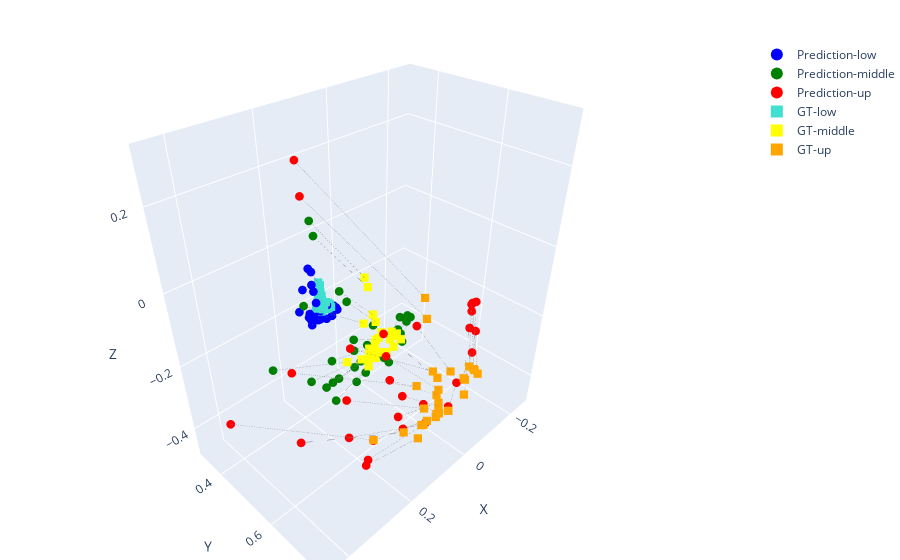

Notebook code cell kept with this figure:
### Markdown cell above
### Show both true position (optitrack) & predicted position (kinematic model)

### Code cell
step = 1  # step size for visualization clarity

fig = go.Figure()

sections = ["low", "middle", "up"]
colors_pred = ["blue", "green", "red"]
colors_gt = ["turquoise", "yellow", "orange"]

# Plot predicted points
for i, section in enumerate(sections):
    fig.add_trace(go.Scatter3d(
        x=Y_pred_reshaped[::step, i, 0], 
        y=Y_pred_reshaped[::step, i, 1], 
        z=Y_pred_reshaped[::step, i, 2],
        mode='markers',
        marker=dict(size=3, color=colors_pred[i], symbol='circle'),
        name=f"Prediction-{section}"
    ))

# Plot ground truth points
for i, section in enumerate(sections):
    fig.add_trace(go.Scatter3d(
        x=data[f"SA-{section}-X"][::step], 
        y=data[f"SA-{section}-Y"][::step], 
        z=data[f"SA-{section}-Z"][::step],
        mode='markers',
        marker=dict(size=3, color=colors_gt[i], symbol='square'),
        name=f"GT-{section}"
    ))

min_length = min(len(Y_pred_reshaped), len(data[f"SA-{section}-X"]))

# Add lines connecting corresponding predicted and ground truth points
for i, section in enumerate(sections):
    for j in range(0, min_length, step):
        fig.add_trace(go.Scatter3d(
            x=[Y_pred_reshaped[j, i, 0], data[f"SA-{section}-X"][j]],
            y=[Y_pred_reshaped[j, i, 1], data[f"SA-{section}-Y"][j]],
            z=[Y_pred_reshaped[j, i, 2], data[f"SA-{section}-Z"][j]],
            mode='lines',
            line=dict(width=1, color='gray', dash='dot'),
            showlegend=False  # Avoid cluttering the legend
        ))

fig.update_layout(
    scene=dict(
        xaxis_title="X",
        yaxis_title="Y",
        zaxis_title="Z"
    ),
    margin=dict(l=0, r=0, b=0, t=40),
    legend=dict(itemsizing='constant', bgcolor="rgba(255,255,255,0.8)")
)

fig.show()

### Figure 1 — Plotly figure (JSON) as saved in the notebook; plotly's stock layout.template omitted (floating-point values rounded to 4 significant figures)
{"data": [{"marker": {"color": "blue", "size": 3, "symbol": "circle"}, "mode": "markers", "name": "Prediction-low", "type": "scatter3d", "x": [0.06413, 0.08605, 0.08548, 0.1056, 0.1434, 0.1215, 0.1097, 0.08445, 0.03715, 0.02741, 0.1102, 0.1145, 0.09078, 0.09075, 0.04139, 0.04268, 0.0237, 0.01476, 0.03785, 0.06122, 0.08533, 0.1167, 0.1183, 0.09988, 0.09969, 0.1264, 0.1026, 0.09168, 0.09732], "y": [0.3505, 0.3499, 0.3503, 0.3486, 0.3356, 0.3455, 0.3413, 0.3471, 0.3464, 0.3416, 0.346, 0.3451, 0.3485, 0.3449, 0.3441, 0.3448, 0.3394, 0.3345, 0.3385, 0.3433, 0.3465, 0.3484, 0.3453, 0.351, 0.3427, 0.3329, 0.3401, 0.3276, 0.323], "z": [-0.214, -0.2208, -0.2118, -0.2184, -0.2023, -0.2255, -0.2592, -0.2469, -0.2307, -0.249, -0.2375, -0.2384, -0.2312, -0.2508, -0.2465, -0.2404, -0.2466, -0.261, -0.2677, -0.2628, -0.2502, -0.2235, -0.2163, -0.1878, -0.1569, -0.1438, -0.1366, -0.1086, -0.09851]}, {"marker": {"color": "green", "size": 3, "symbol": "circle"}, "mode": "markers", "name": "Prediction-middle", "type": "scatter3d", "x": [0.0785, 0.1418, 0.1394, 0.1984, 0.3007, 0.2411, 0.1831, 0.1152, -0.02335, -0.06988, 0.1989, 0.2124, 0.1462, 0.1355, -0.02177, -0.01156, -0.07903, -0.1226, -0.05582, 0.02288, 0.04352, 0.1361, 0.1832, 0.1045, 0.1414, 0.2355, 0.1559, 0.1664, 0.1665], "y": [0.5346, 0.5342, 0.531, 0.5186, 0.4245, 0.4906, 0.5094, 0.5458, 0.5286, 0.5102, 0.5192, 0.5105, 0.5399, 0.5344, 0.5338, 0.5334, 0.5051, 0.4783, 0.51, 0.5366, 0.5388, 0.5511, 0.5236, 0.5407, 0.5124, 0.4751, 0.5046, 0.4371, 0.4258], "z": [-0.1713, -0.213, -0.1832, -0.2203, -0.2445, -0.2757, -0.3645, -0.2914, -0.2042, -0.2528, -0.2872, -0.3001, -0.2587, -0.3162, -0.2528, -0.2343, -0.2404, -0.2832, -0.3122, -0.3199, -0.2913, -0.2387, -0.2817, -0.2137, -0.08211, -0.065, -0.05017, 0.06784, 0.1007]}, {"marker": {"color": "red", "size": 3, "symbol": "circle"}, "mode": "markers", "name": "Prediction-up", "type": "scatter3d", "x": [0.09704, 0.19, 0.1901, 0.2821, 0.447, 0.3622, 0.2131, 0.1087, -0.119, -0.2041, 0.235, 0.2779, 0.1667, 0.1643, -0.117, -0.07473, -0.1831, -0.2549, -0.163, -0.006809, -0.06586, 0.09992, 0.2256, 0.1369, 0.1741, 0.3671, 0.2492, 0.2652, 0.2725], "y": [0.6853, 0.6956, 0.6837, 0.6587, 0.4529, 0.5943, 0.6456, 0.7362, 0.6728, 0.6187, 0.6917, 0.6584, 0.7125, 0.7162, 0.6947, 0.7047, 0.6432, 0.5847, 0.6619, 0.7135, 0.6899, 0.7195, 0.6649, 0.6762, 0.6602, 0.5915, 0.6382, 0.5268, 0.5277], "z": [-0.08136, -0.171, -0.1114, -0.1924, -0.2941, -0.3101, -0.4675, -0.3299, -0.1401, -0.2329, -0.3267, -0.3098, -0.222, -0.3232, -0.2084, -0.1702, -0.1796, -0.2488, -0.3235, -0.3747, -0.3491, -0.2882, -0.4209, -0.334, -0.07364, -0.1046, -0.08251, 0.2272, 0.3007]}, {"marker": {"color": "turquoise", "size": 3, "symbol": "square"}, "mode": "markers", "name": "GT-low", "type": "scatter3d", "x": [0.06681, 0.07472, 0.0735, 0.08038, 0.09867, 0.08746, 0.08302, 0.07448, 0.0587, 0.05519, 0.08251, 0.08454, 0.07656, 0.0767, 0.06161, 0.06132, 0.0538, 0.04871, 0.05917, 0.06707, 0.07398, 0.08462, 0.08614, 0.07758, 0.07669, 0.08668, 0.07726, 0.07245, 0.07452], "y": [0.35, 0.3503, 0.35, 0.35, 0.3479, 0.3497, 0.3503, 0.3507, 0.3499, 0.3499, 0.3502, 0.3503, 0.3507, 0.3508, 0.3505, 0.3504, 0.3498, 0.3491, 0.3503, 0.3508, 0.3508, 0.35, 0.3494, 0.3482, 0.3457, 0.3437, 0.3429, 0.3365, 0.3326], "z": [-0.2022, -0.2065, -0.2041, -0.2077, -0.208, -0.2122, -0.2238, -0.2159, -0.2084, -0.2164, -0.2146, -0.2164, -0.2131, -0.2201, -0.2139, -0.2121, -0.2151, -0.2273, -0.2258, -0.2238, -0.2203, -0.2105, -0.2047, -0.1914, -0.1796, -0.1745, -0.1701, -0.1532, -0.1456]}, {"marker": {"color": "yellow", "size": 3, "symbol": "square"}, "mode": "markers", "name": "GT-middle", "type": "scatter3d", "x": [0.07466, 0.09683, 0.0938, 0.1144, 0.1734, 0.1362, 0.113, 0.08773, 0.03902, 0.0231, 0.1148, 0.1204, 0.09731, 0.09393, 0.04448, 0.04454, 0.01817, -0.006, 0.02717, 0.05542, 0.06384, 0.09425, 0.1109, 0.08327, 0.08833, 0.1223, 0.09254, 0.08701, 0.08653], "y": [0.5589, 0.5593, 0.559, 0.5576, 0.5439, 0.5535, 0.554, 0.5597, 0.5588, 0.5573, 0.5573, 0.5561, 0.5595, 0.5583, 0.5598, 0.5598, 0.5567, 0.5497, 0.5555, 0.5582, 0.5584, 0.559, 0.5568, 0.558, 0.5531, 0.5473, 0.5479, 0.5255, 0.515], "z": [-0.1811, -0.2004, -0.1928, -0.2086, -0.2233, -0.2316, -0.2671, -0.2356, -0.1987, -0.2215, -0.2337, -0.2416, -0.2278, -0.2501, -0.2193, -0.2134, -0.2176, -0.2534, -0.255, -0.2541, -0.2489, -0.227, -0.2278, -0.1935, -0.1459, -0.1354, -0.1249, -0.06167, -0.04075]}, {"marker": {"color": "orange", "size": 3, "symbol": "square"}, "mode": "markers", "name": "GT-up", "type": "scatter3d", "x": [0.07471, 0.1161, 0.1114, 0.1498, 0.2658, 0.1951, 0.139, 0.09318, -0.001651, -0.03847, 0.1321, 0.1496, 0.105, 0.1048, 0.01064, 0.01877, -0.02738, -0.07311, -0.009789, 0.04922, 0.04368, 0.0927, 0.124, 0.08384, 0.1052, 0.1622, 0.1146, 0.1172, 0.1102], "y": [0.7682, 0.767, 0.7671, 0.7616, 0.7225, 0.7452, 0.7409, 0.7608, 0.7642, 0.7561, 0.7582, 0.7571, 0.7662, 0.7615, 0.7653, 0.7665, 0.7598, 0.7439, 0.7532, 0.7551, 0.7499, 0.7533, 0.743, 0.7501, 0.7572, 0.7476, 0.7511, 0.7278, 0.7139], "z": [-0.1729, -0.2162, -0.2033, -0.2369, -0.2763, -0.2895, -0.355, -0.2925, -0.2087, -0.2479, -0.2903, -0.2916, -0.2577, -0.2955, -0.2404, -0.2299, -0.2353, -0.2888, -0.3093, -0.3203, -0.3275, -0.3004, -0.3202, -0.2731, -0.179, -0.1717, -0.1585, -0.02859, 0.01314]}, {"line": {"color": "gray", "dash": "dot", "width": 1}, "mode": "lines", "showlegend": false, "type": "scatter3d", "x": [0.06413, 0.06681], "y": [0.3505, 0.35], "z": [-0.214, -0.2022]}, {"line": {"color": "gray", "dash": "dot", "width": 1}, "mode": "lines", "showlegend": false, "type": "scatter3d", "x": [0.08605, 0.07472], "y": [0.3499, 0.3503], "z": [-0.2208, -0.2065]}, {"line": {"color": "gray", "dash": "dot", "width": 1}, "mode": "lines", "showlegend": false, "type": "scatter3d", "x": [0.08548, 0.0735], "y": [0.3503, 0.35], "z": [-0.2118, -0.2041]}, {"line": {"color": "gray", "dash": "dot", "width": 1}, "mode": "lines", "showlegend": false, "type": "scatter3d", "x": [0.1056, 0.08038], "y": [0.3486, 0.35], "z": [-0.2184, -0.2077]}, {"line": {"color": "gray", "dash": "dot", "width": 1}, "mode": "lines", "showlegend": false, "type": "scatter3d", "x": [0.1434, 0.09867], "y": [0.3356, 0.3479], "z": [-0.2023, -0.208]}, {"line": {"color": "gray", "dash": "dot", "width": 1}, "mode": "lines", "showlegend": false, "type": "scatter3d", "x": [0.1215, 0.08746], "y": [0.3455, 0.3497], "z": [-0.2255, -0.2122]}, {"line": {"color": "gray", "dash": "dot", "width": 1}, "mode": "lines", "showlegend": false, "type": "scatter3d", "x": [0.1097, 0.08302], "y": [0.3413, 0.3503], "z": [-0.2592, -0.2238]}, {"line": {"color": "gray", "dash": "dot", "width": 1}, "mode": "lines", "showlegend": false, "type": "scatter3d", "x": [0.08445, 0.07448], "y": [0.3471, 0.3507], "z": [-0.2469, -0.2159]}, {"line": {"color": "gray", "dash": "dot", "width": 1}, "mode": "lines", "showlegend": false, "type": "scatter3d", "x": [0.03715, 0.0587], "y": [0.3464, 0.3499], "z": [-0.2307, -0.2084]}, {"line": {"color": "gray", "dash": "dot", "width": 1}, "mode": "lines", "showlegend": false, "type": "scatter3d", "x": [0.02741, 0.05519], "y": [0.3416, 0.3499], "z": [-0.249, -0.2164]}, {"line": {"color": "gray", "dash": "dot", "width": 1}, "mode": "lines", "showlegend": false, "type": "scatter3d", "x": [0.1102, 0.08251], "y": [0.346, 0.3502], "z": [-0.2375, -0.2146]}, {"line": {"color": "gray", "dash": "dot", "width": 1}, "mode": "lines", "showlegend": false, "type": "scatter3d", "x": [0.1145, 0.08454], "y": [0.3451, 0.3503], "z": [-0.2384, -0.2164]}, {"line": {"color": "gray", "dash": "dot", "width": 1}, "mode": "lines", "showlegend": false, "type": "scatter3d", "x": [0.09078, 0.07656], "y": [0.3485, 0.3507], "z": [-0.2312, -0.2131]}, {"line": {"color": "gray", "dash": "dot", "width": 1}, "mode": "lines", "showlegend": false, "type": "scatter3d", "x": [0.09075, 0.0767], "y": [0.3449, 0.3508], "z": [-0.2508, -0.2201]}, {"line": {"color": "gray", "dash": "dot", "width": 1}, "mode": "lines", "showlegend": false, "type": "scatter3d", "x": [0.04139, 0.06161], "y": [0.3441, 0.3505], "z": [-0.2465, -0.2139]}, {"line": {"color": "gray", "dash": "dot", "width": 1}, "mode": "lines", "showlegend": false, "type": "scatter3d", "x": [0.04268, 0.06132], "y": [0.3448, 0.3504], "z": [-0.2404, -0.2121]}, {"line": {"color": "gray", "dash": "dot", "width": 1}, "mode": "lines", "showlegend": false, "type": "scatter3d", "x": [0.0237, 0.0538], "y": [0.3394, 0.3498], "z": [-0.2466, -0.2151]}, {"line": {"color": "gray", "dash": "dot", "width": 1}, "mode": "lines", "showlegend": false, "type": "scatter3d", "x": [0.01476, 0.04871], "y": [0.3345, 0.3491], "z": [-0.261, -0.2273]}, {"line": {"color": "gray", "dash": "dot", "width": 1}, "mode": "lines", "showlegend": false, "type": "scatter3d", "x": [0.03785, 0.05917], "y": [0.3385, 0.3503], "z": [-0.2677, -0.2258]}, {"line": {"color": "gray", "dash": "dot", "width": 1}, "mode": "lines", "showlegend": false, "type": "scatter3d", "x": [0.06122, 0.06707], "y": [0.3433, 0.3508], "z": [-0.2628, -0.2238]}, {"line": {"color": "gray", "dash": "dot", "width": 1}, "mode": "lines", "showlegend": false, "type": "scatter3d", "x": [0.08533, 0.07398], "y": [0.3465, 0.3508], "z": [-0.2502, -0.2203]}, {"line": {"color": "gray", "dash": "dot", "width": 1}, "mode": "lines", "showlegend": false, "type": "scatter3d", "x": [0.1167, 0.08462], "y": [0.3484, 0.35], "z": [-0.2235, -0.2105]}, {"line": {"color": "gray", "dash": "dot", "width": 1}, "mode": "lines", "showlegend": false, "type": "scatter3d", "x": [0.1183, 0.08614], "y": [0.3453, 0.3494], "z": [-0.2163, -0.2047]}, {"line": {"color": "gray", "dash": "dot", "width": 1}, "mode": "lines", "showlegend": false, "type": "scatter3d", "x": [0.09988, 0.07758], "y": [0.351, 0.3482], "z": [-0.1878, -0.1914]}, {"line": {"color": "gray", "dash": "dot", "width": 1}, "mode": "lines", "showlegend": false, "type": "scatter3d", "x": [0.09969, 0.07669], "y": [0.3427, 0.3457], "z": [-0.1569, -0.1796]}, {"line": {"color": "gray", "dash": "dot", "width": 1}, "mode": "lines", "showlegend": false, "type": "scatter3d", "x": [0.1264, 0.08668], "y": [0.3329, 0.3437], "z": [-0.1438, -0.1745]}, {"line": {"color": "gray", "dash": "dot", "width": 1}, "mode": "lines", "showlegend": false, "type": "scatter3d", "x": [0.1026, 0.07726], "y": [0.3401, 0.3429], "z": [-0.1366, -0.1701]}, {"line": {"color": "gray", "dash": "dot", "width": 1}, "mode": "lines", "showlegend": false, "type": "scatter3d", "x": [0.09168, 0.07245], "y": [0.3276, 0.3365], "z": [-0.1086, -0.1532]}, {"line": {"color": "gray", "dash": "dot", "width": 1}, "mode": "lines", "showlegend": false, "type": "scatter3d", "x": [0.09732, 0.07452], "y": [0.323, 0.3326], "z": [-0.09851, -0.1456]}, {"line": {"color": "gray", "dash": "dot", "width": 1}, "mode": "lines", "showlegend": false, "type": "scatter3d", "x": [0.0785, 0.07466], "y": [0.5346, 0.5589], "z": [-0.1713, -0.1811]}, {"line": {"color": "gray", "dash": "dot", "width": 1}, "mode": "lines", "showlegend": false, "type": "scatter3d", "x": [0.1418, 0.09683], "y": [0.5342, 0.5593], "z": [-0.213, -0.2004]}, {"line": {"color": "gray", "dash": "dot", "width": 1}, "mode": "lines", "showlegend": false, "type": "scatter3d", "x": [0.1394, 0.0938], "y": [0.531, 0.559], "z": [-0.1832, -0.1928]}, {"line": {"color": "gray", "dash": "dot", "width": 1}, "mode": "lines", "showlegend": false, "type": "scatter3d", "x": [0.1984, 0.1144], "y": [0.5186, 0.5576], "z": [-0.2203, -0.2086]}, {"line": {"color": "gray", "dash": "dot", "width": 1}, "mode": "lines", "showlegend": false, "type": "scatter3d", "x": [0.3007, 0.1734], "y": [0.4245, 0.5439], "z": [-0.2445, -0.2233]}, {"line": {"color": "gray", "dash": "dot", "width": 1}, "mode": "lines", "showlegend": false, "type": "scatter3d", "x": [0.2411, 0.1362], "y": [0.4906, 0.5535], "z": [-0.2757, -0.2316]}, {"line": {"color": "gray", "dash": "dot", "width": 1}, "mode": "lines", "showlegend": false, "type": "scatter3d", "x": [0.1831, 0.113], "y": [0.5094, 0.554], "z": [-0.3645, -0.2671]}, {"line": {"color": "gray", "dash": "dot", "width": 1}, "mode": "lines", "showlegend": false, "type": "scatter3d", "x": [0.1152, 0.08773], "y": [0.5458, 0.5597], "z": [-0.2914, -0.2356]}, {"line": {"color": "gray", "dash": "dot", "width": 1}, "mode": "lines", "showlegend": false, "type": "scatter3d", "x": [-0.02335, 0.03902], "y": [0.5286, 0.5588], "z": [-0.2042, -0.1987]}, {"line": {"color": "gray", "dash": "dot", "width": 1}, "mode": "lines", "showlegend": false, "type": "scatter3d", "x": [-0.06988, 0.0231], "y": [0.5102, 0.5573], "z": [-0.2528, -0.2215]}, {"line": {"color": "gray", "dash": "dot", "width": 1}, "mode": "lines", "showlegend": false, "type": "scatter3d", "x": [0.1989, 0.1148], "y": [0.5192, 0.5573], "z": [-0.2872, -0.2337]}, {"line": {"color": "gray", "dash": "dot", "width": 1}, "mode": "lines", "showlegend": false, "type": "scatter3d", "x": [0.2124, 0.1204], "y": [0.5105, 0.5561], "z": [-0.3001, -0.2416]}, {"line": {"color": "gray", "dash": "dot", "width": 1}, "mode": "lines", "showlegend": false, "type": "scatter3d", "x": [0.1462, 0.09731], "y": [0.5399, 0.5595], "z": [-0.2587, -0.2278]}, {"line": {"color": "gray", "dash": "dot", "width": 1}, "mode": "lines", "showlegend": false, "type": "scatter3d", "x": [0.1355, 0.09393], "y": [0.5344, 0.5583], "z": [-0.3162, -0.2501]}, {"line": {"color": "gray", "dash": "dot", "width": 1}, "mode": "lines", "showlegend": false, "type": "scatter3d", "x": [-0.02177, 0.04448], "y": [0.5338, 0.5598], "z": [-0.2528, -0.2193]}, {"line": {"color": "gray", "dash": "dot", "width": 1}, "mode": "lines", "showlegend": false, "type": "scatter3d", "x": [-0.01156, 0.04454], "y": [0.5334, 0.5598], "z": [-0.2343, -0.2134]}, {"line": {"color": "gray", "dash": "dot", "width": 1}, "mode": "lines", "showlegend": false, "type": "scatter3d", "x": [-0.07903, 0.01817], "y": [0.5051, 0.5567], "z": [-0.2404, -0.2176]}, {"line": {"color": "gray", "dash": "dot", "width": 1}, "mode": "lines", "showlegend": false, "type": "scatter3d", "x": [-0.1226, -0.006], "y": [0.4783, 0.5497], "z": [-0.2832, -0.2534]}, {"line": {"color": "gray", "dash": "dot", "width": 1}, "mode": "lines", "showlegend": false, "type": "scatter3d", "x": [-0.05582, 0.02717], "y": [0.51, 0.5555], "z": [-0.3122, -0.255]}, {"line": {"color": "gray", "dash": "dot", "width": 1}, "mode": "lines", "showlegend": false, "type": "scatter3d", "x": [0.02288, 0.05542], "y": [0.5366, 0.5582], "z": [-0.3199, -0.2541]}, {"line": {"color": "gray", "dash": "dot", "width": 1}, "mode": "lines", "showlegend": false, "type": "scatter3d", "x": [0.04352, 0.06384], "y": [0.5388, 0.5584], "z": [-0.2913, -0.2489]}, {"line": {"color": "gray", "dash": "dot", "width": 1}, "mode": "lines", "showlegend": false, "type": "scatter3d", "x": [0.1361, 0.09425], "y": [0.5511, 0.559], "z": [-0.2387, -0.227]}, {"line": {"color": "gray", "dash": "dot", "width": 1}, "mode": "lines", "showlegend": false, "type": "scatter3d", "x": [0.1832, 0.1109], "y": [0.5236, 0.5568], "z": [-0.2817, -0.2278]}, {"line": {"color": "gray", "dash": "dot", "width": 1}, "mode": "lines", "showlegend": false, "type": "scatter3d", "x": [0.1045, 0.08327], "y": [0.5407, 0.558], "z": [-0.2137, -0.1935]}, {"line": {"color": "gray", "dash": "dot", "width": 1}, "mode": "lines", "showlegend": false, "type": "scatter3d", "x": [0.1414, 0.08833], "y": [0.5124, 0.5531], "z": [-0.08211, -0.1459]}, {"line": {"color": "gray", "dash": "dot", "width": 1}, "mode": "lines", "showlegend": false, "type": "scatter3d", "x": [0.2355, 0.1223], "y": [0.4751, 0.5473], "z": [-0.065, -0.1354]}, {"line": {"color": "gray", "dash": "dot", "width": 1}, "mode": "lines", "showlegend": false, "type": "scatter3d", "x": [0.1559, 0.09254], "y": [0.5046, 0.5479], "z": [-0.05017, -0.1249]}, {"line": {"color": "gray", "dash": "dot", "width": 1}, "mode": "lines", "showlegend": false, "type": "scatter3d", "x": [0.1664, 0.08701], "y": [0.4371, 0.5255], "z": [0.06784, -0.06167]}, {"line": {"color": "gray", "dash": "dot", "width": 1}, "mode": "lines", "showlegend": false, "type": "scatter3d", "x": [0.1665, 0.08653], "y": [0.4258, 0.515], "z": [0.1007, -0.04075]}, {"line": {"color": "gray", "dash": "dot", "width": 1}, "mode": "lines", "showlegend": false, "type": "scatter3d", "x": [0.09704, 0.07471], "y": [0.6853, 0.7682], "z": [-0.08136, -0.1729]}, {"line": {"color": "gray", "dash": "dot", "width": 1}, "mode": "lines", "showlegend": false, "type": "scatter3d", "x": [0.19, 0.1161], "y": [0.6956, 0.767], "z": [-0.171, -0.2162]}, {"line": {"color": "gray", "dash": "dot", "width": 1}, "mode": "lines", "showlegend": false, "type": "scatter3d", "x": [0.1901, 0.1114], "y": [0.6837, 0.7671], "z": [-0.1114, -0.2033]}, {"line": {"color": "gray", "dash": "dot", "width": 1}, "mode": "lines", "showlegend": false, "type": "scatter3d", "x": [0.2821, 0.1498], "y": [0.6587, 0.7616], "z": [-0.1924, -0.2369]}, {"line": {"color": "gray", "dash": "dot", "width": 1}, "mode": "lines", "showlegend": false, "type": "scatter3d", "x": [0.447, 0.2658], "y": [0.4529, 0.7225], "z": [-0.2941, -0.2763]}, {"line": {"color": "gray", "dash": "dot", "width": 1}, "mode": "lines", "showlegend": false, "type": "scatter3d", "x": [0.3622, 0.1951], "y": [0.5943, 0.7452], "z": [-0.3101, -0.2895]}, {"line": {"color": "gray", "dash": "dot", "width": 1}, "mode": "lines", "showlegend": false, "type": "scatter3d", "x": [0.2131, 0.139], "y": [0.6456, 0.7409], "z": [-0.4675, -0.355]}, {"line": {"color": "gray", "dash": "dot", "width": 1}, "mode": "lines", "showlegend": false, "type": "scatter3d", "x": [0.1087, 0.09318], "y": [0.7362, 0.7608], "z": [-0.3299, -0.2925]}, {"line": {"color": "gray", "dash": "dot", "width": 1}, "mode": "lines", "showlegend": false, "type": "scatter3d", "x": [-0.119, -0.001651], "y": [0.6728, 0.7642], "z": [-0.1401, -0.2087]}, {"line": {"color": "gray", "dash": "dot", "width": 1}, "mode": "lines", "showlegend": false, "type": "scatter3d", "x": [-0.2041, -0.03847], "y": [0.6187, 0.7561], "z": [-0.2329, -0.2479]}, {"line": {"color": "gray", "dash": "dot", "width": 1}, "mode": "lines", "showlegend": false, "type": "scatter3d", "x": [0.235, 0.1321], "y": [0.6917, 0.7582], "z": [-0.3267, -0.2903]}, {"line": {"color": "gray", "dash": "dot", "width": 1}, "mode": "lines", "showlegend": false, "type": "scatter3d", "x": [0.2779, 0.1496], "y": [0.6584, 0.7571], "z": [-0.3098, -0.2916]}, {"line": {"color": "gray", "dash": "dot", "width": 1}, "mode": "lines", "showlegend": false, "type": "scatter3d", "x": [0.1667, 0.105], "y": [0.7125, 0.7662], "z": [-0.222, -0.2577]}, {"line": {"color": "gray", "dash": "dot", "width": 1}, "mode": "lines", "showlegend": false, "type": "scatter3d", "x": [0.1643, 0.1048], "y": [0.7162, 0.7615], "z": [-0.3232, -0.2955]}, {"line": {"color": "gray", "dash": "dot", "width": 1}, "mode": "lines", "showlegend": false, "type": "scatter3d", "x": [-0.117, 0.01064], "y": [0.6947, 0.7653], "z": [-0.2084, -0.2404]}, {"line": {"color": "gray", "dash": "dot", "width": 1}, "mode": "lines", "showlegend": false, "type": "scatter3d", "x": [-0.07473, 0.01877], "y": [0.7047, 0.7665], "z": [-0.1702, -0.2299]}, {"line": {"color": "gray", "dash": "dot", "width": 1}, "mode": "lines", "showlegend": false, "type": "scatter3d", "x": [-0.1831, -0.02738], "y": [0.6432, 0.7598], "z": [-0.1796, -0.2353]}, {"line": {"color": "gray", "dash": "dot", "width": 1}, "mode": "lines", "showlegend": false, "type": "scatter3d", "x": [-0.2549, -0.07311], "y": [0.5847, 0.7439], "z": [-0.2488, -0.2888]}, {"line": {"color": "gray", "dash": "dot", "width": 1}, "mode": "lines", "showlegend": false, "type": "scatter3d", "x": [-0.163, -0.009789], "y": [0.6619, 0.7532], "z": [-0.3235, -0.3093]}, {"line": {"color": "gray", "dash": "dot", "width": 1}, "mode": "lines", "showlegend": false, "type": "scatter3d", "x": [-0.006809, 0.04922], "y": [0.7135, 0.7551], "z": [-0.3747, -0.3203]}, {"line": {"color": "gray", "dash": "dot", "width": 1}, "mode": "lines", "showlegend": false, "type": "scatter3d", "x": [-0.06586, 0.04368], "y": [0.6899, 0.7499], "z": [-0.3491, -0.3275]}, {"line": {"color": "gray", "dash": "dot", "width": 1}, "mode": "lines", "showlegend": false, "type": "scatter3d", "x": [0.09992, 0.0927], "y": [0.7195, 0.7533], "z": [-0.2882, -0.3004]}, {"line": {"color": "gray", "dash": "dot", "width": 1}, "mode": "lines", "showlegend": false, "type": "scatter3d", "x": [0.2256, 0.124], "y": [0.6649, 0.743], "z": [-0.4209, -0.3202]}, {"line": {"color": "gray", "dash": "dot", "width": 1}, "mode": "lines", "showlegend": false, "type": "scatter3d", "x": [0.1369, 0.08384], "y": [0.6762, 0.7501], "z": [-0.334, -0.2731]}, {"line": {"color": "gray", "dash": "dot", "width": 1}, "mode": "lines", "showlegend": false, "type": "scatter3d", "x": [0.1741, 0.1052], "y": [0.6602, 0.7572], "z": [-0.07364, -0.179]}, {"line": {"color": "gray", "dash": "dot", "width": 1}, "mode": "lines", "showlegend": false, "type": "scatter3d", "x": [0.3671, 0.1622], "y": [0.5915, 0.7476], "z": [-0.1046, -0.1717]}, {"line": {"color": "gray", "dash": "dot", "width": 1}, "mode": "lines", "showlegend": false, "type": "scatter3d", "x": [0.2492, 0.1146], "y": [0.6382, 0.7511], "z": [-0.08251, -0.1585]}, {"line": {"color": "gray", "dash": "dot", "width": 1}, "mode": "lines", "showlegend": false, "type": "scatter3d", "x": [0.2652, 0.1172], "y": [0.5268, 0.7278], "z": [0.2272, -0.02859]}, {"line": {"color": "gray", "dash": "dot", "width": 1}, "mode": "lines", "showlegend": false, "type": "scatter3d", "x": [0.2725, 0.1102], "y": [0.5277, 0.7139], "z": [0.3007, 0.01314]}], "layout": {"legend": {"bgcolor": "rgba(255,255,255,0.8)", "itemsizing": "constant"}, "margin": {"b": 0, "l": 0, "r": 0, "t": 40}, "scene": {"xaxis": {"title": {"text": "X"}}, "yaxis": {"title": {"text": "Y"}}, "zaxis": {"title": {"text": "Z"}}}}}
